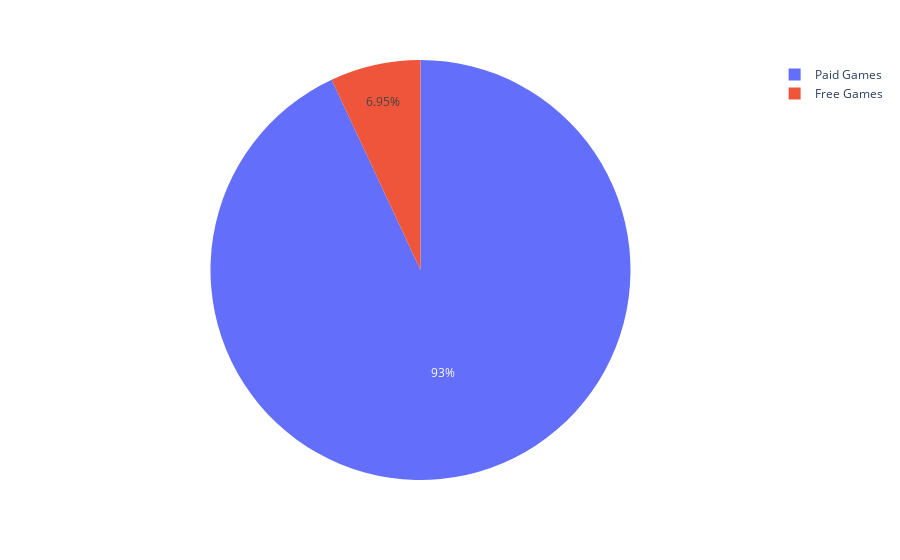

The notebook cell saved with this chart:
### Code cell
label= ['Free Games','Paid Games']
fig = px.pie(values=[free , not_free],names=label)
fig.show()

### Figure 1 — Plotly figure (JSON) as saved in the notebook; plotly's stock layout.template omitted (floating-point values rounded to 4 significant figures)
{"data": [{"domain": {"x": [0, 1], "y": [0, 1]}, "hovertemplate": "label=%{label}<br>value=%{value}<extra></extra>", "labels": ["Free Games", "Paid Games"], "legendgroup": "", "name": "", "showlegend": true, "type": "pie", "values": [139, 1861]}], "layout": {"legend": {"tracegroupgap": 0}, "margin": {"t": 60}}}
